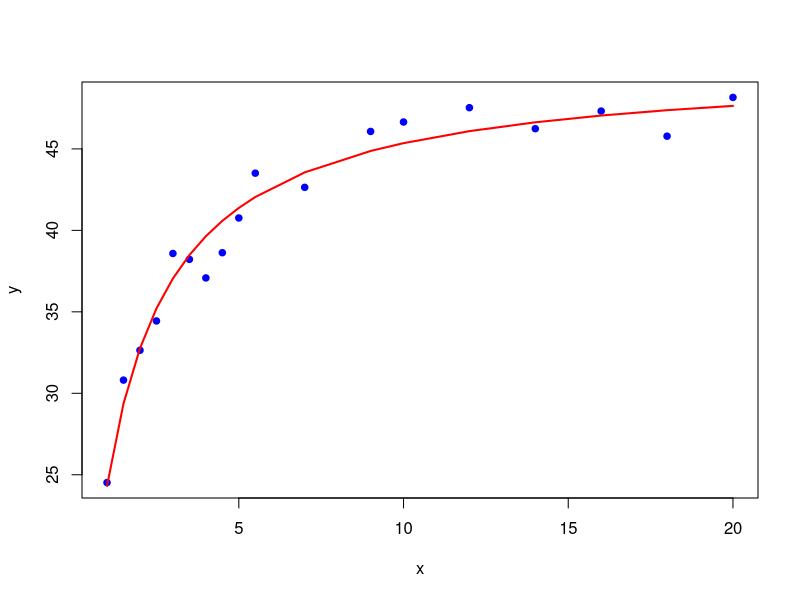

R code for this plot:
## Fitting MM kinetics (nonlinear) curve using nls function.

dat = read.csv(file="MM_kinetics_data.csv", header=TRUE)

y = dat$y

x = dat$x

res <- nls(y ~ (b1 * x) / (b2 + x), start=list(b1=35, b2=2.0))

print(summary(res))

plot(x,y,col="blue", pch=20, cex=1.3)
lines(x, predict(res), type="l", lwd=2, col="red")
